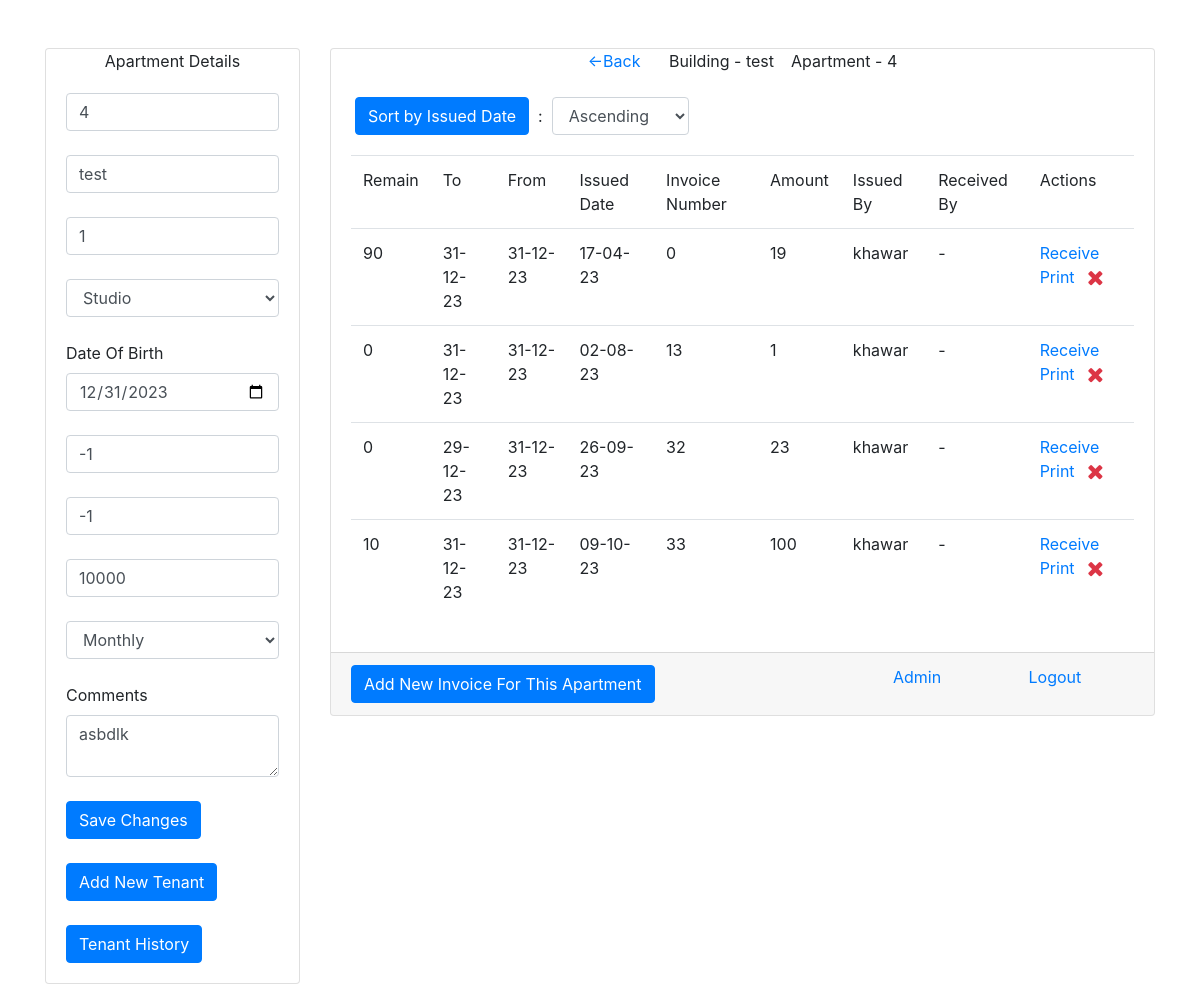
Page /invoices/3 (signed in) on the committed database.
### app/models.py (models this page shows, shortened)
class apartment(models.Model):
    aprt_number = models.CharField(max_length=50,null=True,blank=True)
    name = models.CharField(max_length=300,null=True,blank=True)
    phone_nmber = models.CharField(max_length=50,null=True,blank=True)
    type_of = models.CharField(max_length=300,null=True,blank=True)
    dob = models.DateField(null=True,blank=True)
    contract_number = models.CharField(max_length=300,null=True,blank=True)
    elect_number = models.CharField(max_length=300,null=True,blank=True)
    note = models.TextField(max_length=2000,null=True,blank=True)
    building = models.ForeignKey(building,on_delete=models.CASCADE)
    annual_rent = models.CharField(max_length=50,null=True,blank=True)
    payment_method = models.CharField(max_length=10,null=True,blank=True)
    temp_del = models.BooleanField(default=False)
    temp_del_date = models.DateField(null=True,blank=True)
    aprt_link = models.ForeignKey("tenant_link",on_delete=models.SET_NULL,blank=True,null=True)
    new_tenant_added = models.BooleanField(default=False)
    display_order = models.IntegerField(default=0)

class building(models.Model):
    name = models.CharField(max_length=300,null=True,blank=True)
    owner = models.ForeignKey(invoice_owner,on_delete=models.SET_NULL,null=True,blank=True)

class invoice(models.Model):
    user = models.ForeignKey(User,on_delete=models.SET_NULL,null=True,blank=True)
    received_by = models.CharField(max_length=200,null=True,blank=True,default="-")
    apartment = models.ForeignKey(apartment,on_delete=models.SET_NULL,null=True,blank=True)
    owner = models.ForeignKey(invoice_owner,on_delete=models.CASCADE)
    amount = models.IntegerField(default=0)
    payment_method = models.CharField(max_length=100,null=True,blank=True)
    bank_of_transfer = models.CharField(max_length=300,null=True,blank=True)
    transfer_date = models.DateField(null=True,blank=True)
    from_date = models.DateField(null=True,blank=True)
    to_date = models.DateField(null=True,blank=True)
    today_date = models.DateField(auto_now_add=True)
    remaining_amount = models.IntegerField(default=0)
    note = models.TextField(max_length=2000,null=True,blank=True)
    invoice_number = models.IntegerField(default=0)
    is_deleted = models.BooleanField(default=False)
    other_payment = models.BooleanField(default=False)
    payment_type = models.CharField(max_length=200,null=True,blank=True)

### app/views.py (the view)
# urls.py: path("invoices/<int:id>",views.invoices,name="invoices"),
@login_required(login_url='/')
def invoices(request,id):
    if id:
        template = "apartments_invoice.html"
        context = {}
        obj = get_user_profile(request.user)
        context['type_of_user'] = obj.type_of_user == 'd'
        context['write_priv'] = obj.type_of_user == 'w'
        aobj = apartment.objects.get(pk=id)
        if request.method == "POST" and request.POST['asc_desc'] in ("0","1"):
            context["order"] = request.POST['asc_desc']
            if request.POST["asc_desc"] == "0":
                objs = invoice.objects.filter(is_deleted=False,apartment=aobj,other_payment=False).order_by("today_date")
            else:
                objs = invoice.objects.filter(is_deleted=False,apartment=aobj,other_payment=False).order_by("-today_date")
        else:
            objs = invoice.objects.filter(is_deleted=False,apartment=aobj,other_payment=False)
        context['aobj'] = aobj
        context['date_dis'] = aobj.dob.strftime("%Y-%m-%d")
        context['objs'] = objs
        return render(request,template,context)
    else:
        return redirect('/home')

### app/views.py (called while the page is built)
def get_user_profile(userobj):
    try:
        obj = user_profile.objects.get(user=userobj)
    except:
        obj = user_profile()
        obj.user = userobj
        obj.save()
    return obj

### templates/apartments_invoice.html (shortened to what this page needs)
<!DOCTYPE html>
    <html lang="en">
        <head>
            <link rel="stylesheet" href="https://maxcdn.bootstrapcdn.com/bootstrap/4.4.1/css/bootstrap.min.css">
            <link rel="stylesheet" href="https://cdnjs.cloudflare.com/ajax/libs/font-awesome/4.7.0/css/font-awesome.min.css">
        </head>
        <body>
            <br><br>
            <div class="container">
                <div class="row justify-content-center">
                    <div class="col-lg-3">
                        <div class="card">
                            <div class="card-head text-center">
                                Apartment Details
                            </div>
                            <div class="card-body">
                                <form method="post" action="{% url 'edit-apartment-form' aobj.id %}">{% csrf_token %}
                                    <input type="number" class="form-control" required name="num" placeholder="Enter The Apartment Number" value="{{aobj.aprt_number}}" {% if not type_of_user %}readonly{% endif %}><br>
                                    <input type="text" class="form-control" required name="name" placeholder="Enter The Name Of Apartment" value="{{aobj.name}}" {% if not type_of_user %}readonly{% endif %}><br>
                                    <input type="number" class="form-control" required name="phone" placeholder="Enter Phone Number" value="{{aobj.phone_nmber}}" {% if not type_of_user %}readonly{% endif %}><br>
                                    <select class="form-control" required name="type_of" {% if not type_of_user %}readonly{% endif %}>
                                        <option {% if aobj.type_of == 'Studio' %}selected{% endif %} >Studio</option>
                                    </select><br>
                                    <label>Date Of Birth</label><br>
                                    <input type="date" class="form-control" required name="dob" placeholder="Enter Date Of Birth" value="{{date_dis}}" {% if not type_of_user %}readonly{% endif %}><br>
                                    <input type="number" class="form-control" required name="cnum" placeholder="Enter Contract Number" value="{{aobj.contract_number}}" {% if not type_of_user %}readonly{% endif %}><br>
                                    <input type="number" class="form-control" required name="enum" placeholder="Enter Elect Number" value="{{aobj.elect_number}}" {% if not type_of_user %}readonly{% endif %}><br>
                                    <input type="number" class="form-control" required name="rent" placeholder="Enter Annual Rent" value="{{aobj.annual_rent}}" {% if not type_of_user %}readonly{% endif %}><br>
                                    <select class="form-control" required name="payment_method" {% if not type_of_user %}readonly{% endif %}>
                                        <option value="1" {% if aobj.payment_method == '1' %}selected{% endif %}>Monthly</option>
                                    </select><br>
                                    <label>Comments</label>
                                    <textarea class="form-control" required name="note" {% if not type_of_user %}readonly{% endif %}>{{aobj.note}} </textarea><br>
                                    {% if type_of_user %}
                                        <button class="btn btn-primary text-center" type="submit">
                                            Save Changes
                                        </button>
                                    {% endif %}
                                    <br><br>
                                    <button class="btn btn-primary" onclick="window.location.href='/new-tenant-form/{{aobj.id}}/i'" type="button">
                                        Add New Tenant
                                    </button>
                                    <br><br>
                                    <button class="btn btn-primary" onclick="window.location.href='/previous-tenants/{{aobj.id}}/i'" type="button">
                                        Tenant History
                                    </button>
                                    <br>
                                </form>
                            </div>
                        </div>
                    </div>
                    <div class="col-lg-9">
                        <div class="card">
                            <div class="card-head text-center">
                                <a href="{% url 'apartments' aobj.building.id %}"><-Back</a>&ensp;&ensp;&ensp; Building - {{aobj.building.name}} &ensp; Apartment - {{aobj.aprt_number}} <br><br>
                                <div class="form-inline">
                                    &ensp;&ensp;&ensp;<button class="btn btn-primary" form="sort-form" onclick="this.form.submit();">
                                        Sort by Issued Date
                                    </button>&nbsp; : &nbsp;
                                    <select class="form-control" form="sort-form" name="asc_desc">
                                        <option value="0" {% if order == '0' %}selected{% endif %} >Ascending</option>
                                    </select>
                                </div>
                            </div>
                            <div class="card-body">
                                {% if objs %}
                                    <table class="table">
                                        <tr>
                                            <td>Remain</td>
                                            <td>To</td>
                                            <td>From</td>
                                            <td>Issued Date</td>
                                            <td>Invoice Number</td>
                                            <td>Amount</td>
                                            <td>Issued By</td>
                                            <td>Received By</td>
                                            <td>Actions</td>
                                        </tr>
                                        {% for i in objs %}
                                            <tr id="row-{{forloop.counter}}" class="invoice_rows">
                                                <td>{{i.remaining_amount}}</td>
                                                <td>{{i.to_date | date:'d-m-y'}}</td>
                                                <td>{{i.from_date | date:'d-m-y'}}</td>
                                                <td>{{i.today_date | date:'d-m-y'}}</td>
                                                <td>{{i.invoice_number}}</td>
                                                <td>{{i.amount}}</td>
                                                <td>{{i.user.username}}</td>
                                                <td>{{i.received_by}}</td>
                                                <td><a onclick="confirm_receive('{% url 'receive-invoice' i.id %}','{{i.amount}}','{{i.user.username}}')" title="Receive" href="#">Receive</a>
                                                    <a href="{% url 'print-invoice' i.id %}" target="_blank">Print</a>&ensp; {% if request.user.is_superuser %}
                                                    <a onclick="confirm_delete('{% url 'delete-invoice' i.id %}')" title="Delete"><span class="fa text-danger fa-lg fa-remove"></span></a>
                                                {% endif %}</td>
                                            </tr>
                                        {% endfor %}
                                    </table>
                                {% else %}
                                    <a>This Apartments Has No Invoices Right Now.</a>
                                {% endif %}
                            </div>
                            <div class="card-footer">
                                <div class="row justify-content-around">
                                    <div class="col-lg-8">
                                        {% if type_of_user or write_priv %}
                                            <button class="btn btn-primary" type="button" onclick="window.location.href='/new-invoice-form/{{aobj.id}}'">
                                                Add New Invoice For This Apartment
                                            </button>
                                        {% endif %}
                                    </div>
                                    {% if request.user.is_superuser %}
                                        <div class="col-lg-2">
                                            <a href="/admin">
                                                Admin
                                            </a>
                                        </div>
                                    {% endif %}
                                    <div class="col-lg-2">
                                        <a href="{% url 'logout' %}">
                                            Logout
                                        </a>
                                    </div>
                                </div>
                            </div>
                        </div>
                    </div>
                </div>
            </div>
        </body>
    </html>

### rows in the picture
apartment: num "4", name "test", phone "1", type_of "Studio", cnum "-1", enum "-1", rent "10000", payment_method "Monthly", note "asbdlk", building.name "test", aprt_number "4"
invoice: remaining_amount "90", to_date "31-12-23", from_date "31-12-23", today_date "17-04-23", invoice_number "0", amount "19", user.username "khawar", received_by "-"
invoice: remaining_amount "0", to_date "31-12-23", from_date "31-12-23", today_date "02-08-23", invoice_number "13", amount "1", user.username "khawar", received_by "-"
invoice: remaining_amount "0", to_date "29-12-23", from_date "31-12-23", today_date "26-09-23", invoice_number "32", amount "23", user.username "khawar", received_by "-"
invoice: remaining_amount "10", to_date "31-12-23", from_date "31-12-23", today_date "09-10-23", invoice_number "33", amount "100", user.username "khawar", received_by "-"
